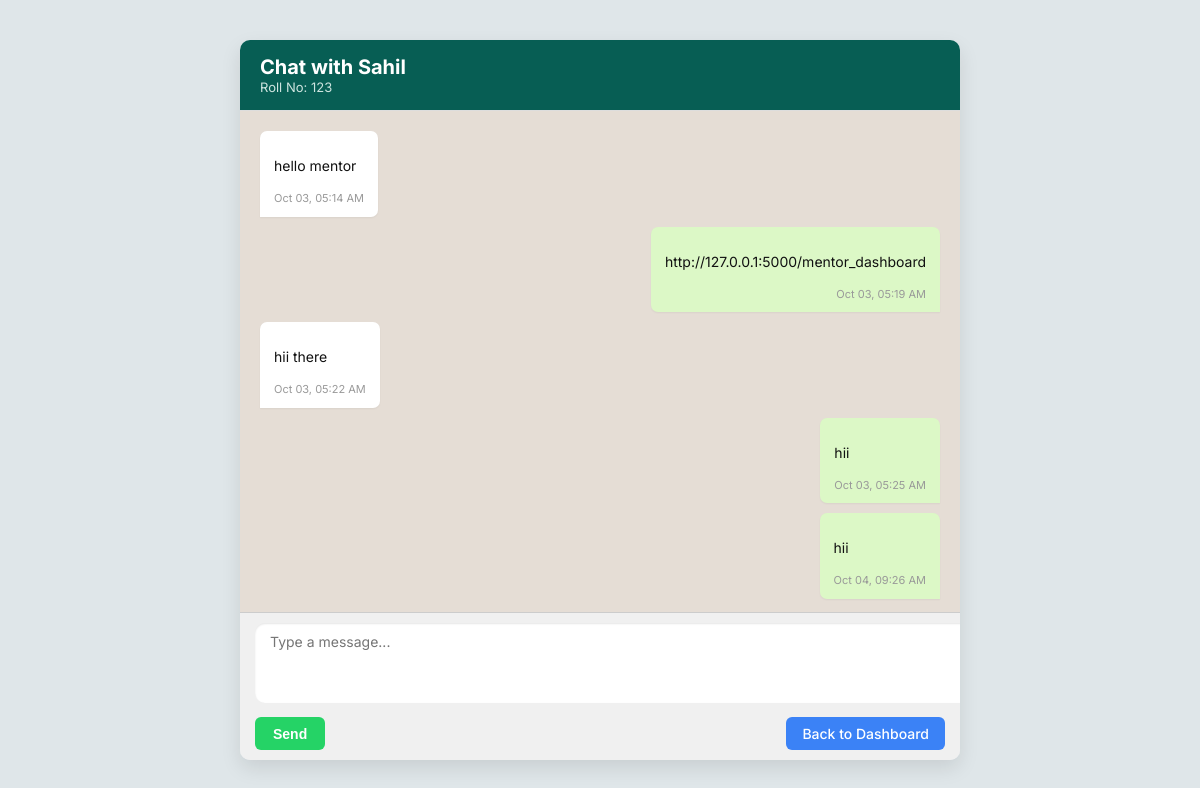
/mentor/chat/1 (signed in), run on the app's committed database.
### app.py (models this page shows)
class User(UserMixin, db.Model):
    id = db.Column(db.Integer, primary_key=True)
    name = db.Column(db.String(100))
    email = db.Column(db.String(120), unique=True, nullable=False)
    roll_number = db.Column(db.String(20), unique=True)
    password = db.Column(db.String(255), nullable=False)
    role = db.Column(db.String(20))
    is_active = db.Column(db.Boolean, default=True)
    mentor_id = db.Column(db.Integer, db.ForeignKey('user.id'), nullable=True)
    mentor = db.relationship('User', remote_side=[id])

class Message(db.Model):
    id = db.Column(db.Integer, primary_key=True)
    content = db.Column(db.Text)
    student_id = db.Column(db.Integer, db.ForeignKey('user.id'))
    mentor_id = db.Column(db.Integer, db.ForeignKey('user.id'))
    timestamp = db.Column(db.DateTime, server_default=db.func.now())
    sender_role = db.Column(db.String(10))  # NEW: 'mentor' or 'student'

### app.py (the view, shortened to what this page needs)
@app.route('/mentor/chat/<int:student_id>', methods=['GET', 'POST'])
def mentor_chat(student_id):
    mentor = get_logged_in_user()
    if not mentor or mentor.role != 'mentor':
        return redirect(url_for('login'))
    student = User.query.filter_by(id=student_id, role='student').first()
    if not student or student.mentor_id != mentor.id:
        return "Unauthorized", 403
    messages = Message.query.filter_by(student_id=student.id, mentor_id=mentor.id).order_by(Message.timestamp).all()
    return render_template('mentor_chat.html', student=student, mentor=mentor, messages=messages)

### app.py (called while the page is built)
def get_logged_in_user():
    if 'user_id' in session:
        return User.query.get(session['user_id'])
    return None

### templates/mentor_chat.html (shortened to what this page needs)
<!DOCTYPE html>
<html lang="en">
<head>
  <link rel="stylesheet" href="{{ url_for('static', filename='css/mentor_chat.css') }}">
</head>
<body>
<div class="chat-container">
  <div class="chat-header">
    <h2>Chat with {{ student.name }}</h2>
    <span class="roll">Roll No: {{ student.roll_number }}</span>
  </div>
  <div class="chat-box">
    {% if messages %}
      {% for msg in messages %}
      <div class="chat-message {% if msg.sender_role == 'mentor' %}sent{% else %}received{% endif %}">
          <div class="bubble">
            <p>{{ msg.content }}</p>
            <span class="timestamp">{{ msg.timestamp.strftime('%b %d, %I:%M %p') }}</span>
          </div>
        </div>
      {% endfor %}
    {% else %}
      <p class="no-messages">No messages yet.</p>
    {% endif %}
  </div>
  <form method="POST" class="chat-form">
    <textarea name="message" placeholder="Type a message..." required></textarea>
    <div class="chat-actions">
      <button type="submit" class="send-btn">Send</button>
      <a href="{{ url_for('mentor_dashboard') }}" class="back-btn">Back to Dashboard</a>
    </div>
  </form>
</div>
</body>
</html>

### static/css/mentor_chat.css (style rules this page uses)
body { margin: 0; padding: 0; font-family: 'Inter', sans-serif; background: #dfe6e9; }
.chat-container { max-width: 720px; margin: 40px auto; background: #f0f2f5; border-radius: 10px; box-shadow: 0 8px 20px rgba(0, 0, 0, 0.1); display: flex; flex-direction: column; height: 90vh; overflow: hidden; }
.chat-header { background-color: #075E54; color: white; padding: 15px 20px; display: flex; flex-direction: column; border-bottom: 1px solid #ddd; }
.chat-header h2 { margin: 0; font-size: 20px; }
.roll { font-size: 13px; color: #cde4df; }
.chat-box { flex: 1; padding: 20px; overflow-y: auto; background-color: #e5ddd5; scroll-behavior: smooth; }
.chat-message { display: flex; margin-bottom: 10px; }
.chat-message.sent { justify-content: flex-end; }
.chat-message.received { justify-content: flex-start; }
.bubble { max-width: 70%; padding: 10px 14px; border-radius: 7px; position: relative; word-wrap: break-word; font-size: 14px; line-height: 1.5; box-shadow: 0 1px 2px rgba(0,0,0,0.05); }
.sent .bubble { background-color: #dcf8c6; color: #111; border-bottom-right-radius: 0; }
.received .bubble { background-color: #ffffff; color: #111; border-bottom-left-radius: 0; }
.timestamp { display: block; font-size: 11px; color: #999; margin-top: 4px; text-align: right; }
.chat-form { border-top: 1px solid #ccc; padding: 10px 15px; background-color: #f0f0f0; }
.chat-form textarea { width: 100%; height: 60px; border: none; border-radius: 10px; padding: 10px 15px; font-family: inherit; resize: none; background-color: #fff; box-shadow: inset 0 1px 2px rgba(0,0,0,0.1); font-size: 14px; }
.chat-actions { display: flex; justify-content: space-between; margin-top: 10px; }
.send-btn { background-color: #25D366; color: #fff; border: none; padding: 8px 18px; border-radius: 6px; cursor: pointer; font-weight: bold; font-size: 14px; transition: background-color 0.3s; }
.back-btn { text-decoration: none; padding: 8px 16px; background-color: #3b82f6; color: white; border-radius: 6px; font-weight: 500; font-size: 14px; transition: background-color 0.3s; }

### data on the page
User: name "Sahil", roll_number "123"
Message: content "hello mentor", timestamp "Oct 03, 05:14 AM"
Message: content "http://127.0.0.1:5000/mentor_dashboard", timestamp "Oct 03, 05:19 AM"
Message: content "hii there", timestamp "Oct 03, 05:22 AM"
Message: content "hii", timestamp "Oct 03, 05:25 AM"
Message: content "hii", timestamp "Oct 04, 09:26 AM"
